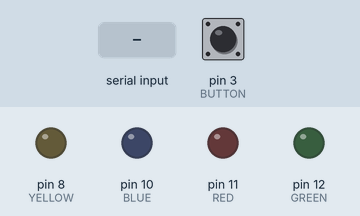
Recording of a sketch running on a simulated Arduino Uno, built with avr-gcc and run on an emulated ATmega328P. On the bench: output pins drawn as LEDs (lit = HIGH). Dashed ring = blinking. The inputs (shaded band) are chosen by the test bench; at power-on: pin 3 (BUTTON) LOW.

Above: at 1.2 s.
1.3 s: "1 90\n" received over Serial
At 1.8 s:
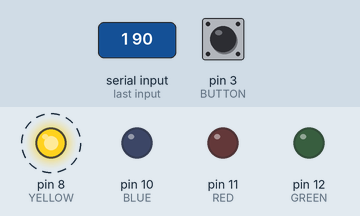
Timing chart, 0 to 10.3 s (numbered marks = the images above; inputs shaded):
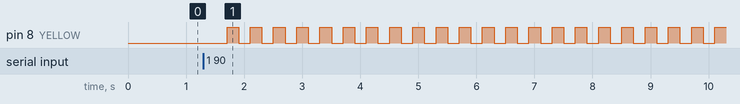

The sketch:

mc.ino
```cpp
#include <stdio.h>
#include <stdlib.h>
#include <Stepper.h>

// define pin numbers for LEDs and button
#define YELLOW 8
#define GREEN 12
#define RED 11
#define BLUE 10
#define BUTTON 3

// define pin numbers and steps for the stepper motors
#define STEPS_PER_REV 2048
#define MOTOR_SPEED 15
#define MOTOR1_PIN1 TODO
#define MOTOR1_PIN2 TODO
#define MOTOR1_PIN3 TODO
#define MOTOR1_PIN4 TODO

// size of the buffer that contains the instruction
#define BUF_SIZE 50

volatile bool flag;
int compartment;
int amount;
char data[BUF_SIZE];

// Stepper stepper(STEPS_PER_REV, MOTOR1_PIN1, MOTOR1_PIN2, MOTOR1_PIN3, MOTOR1_PIN4);

// SETUP:
//  sets the four LEDs to be outputs, the button to be an input
//  sets the button to be an interrupt
//  sets the LEDs to low
//  sets flag to zero
void setup() {
    Serial.begin(9600);
    // myStepper.setSpeed(MOTOR_SPEED);
    pinMode(YELLOW, OUTPUT);
    pinMode(BLUE, OUTPUT);
    pinMode(GREEN, OUTPUT);
    pinMode(RED, OUTPUT);
    pinMode(BUTTON, INPUT);
    attachInterrupt(digitalPinToInterrupt(BUTTON), isr, RISING);
    clear_LEDs();
    flag = 0;
}

// LOOP:
//  checks if there is data on the serial line
//  if there is, reads bytes into a buffer
//  parse the instruction, and then dispense medication
//  sets flag to indicate that medication has been dispensed, but not yet taken
void loop() {
    if (Serial.available()) {
        Serial.readBytesUntil('\n', data, BUF_SIZE);
        // Serial.print("You sent me: ");
        // Serial.println(data);
        parseDispense(data);
        resetBuf();
        // Serial.print("Compartment: ");
        // Serial.print(compartment);
        // Serial.print(" Amount: ");
        // Serial.println(amount);
        dispense(compartment, amount);
        flag = 1;
    }
}


// interrupt service routine bound to the button
void isr() {
    if (flag) {
        flag = 0;
        Serial.write(1);
        clear_LEDs();
    }
}

void parseDispense(char* str) {
    char* token = strtok(str, " ");
    compartment = atoi(token);
    token = strtok(NULL, " ");
    amount = atoi(token);
}

void resetBuf() {
    memset(data, 0, sizeof(data));
}

void clear_LEDs() {
    digitalWrite(YELLOW, LOW);
    digitalWrite(BLUE, LOW);
    digitalWrite(GREEN, LOW);
    digitalWrite(RED, LOW);
}

void dispense(int compartment, int amount) {
    for (int i = 0; i < amount; i++) {
        delay(200);
        clear_LEDs();
        delay(200);
        dispenseOne(compartment);


    }
}

void dispenseOne(int compartment) {
    if (compartment == 1) {
        digitalWrite(YELLOW, HIGH);
    } else if (compartment == 2) {
        digitalWrite(GREEN, HIGH);
    } else if (compartment == 3) {
        digitalWrite(RED, HIGH);
    } else if (compartment == 4) {
        digitalWrite(BLUE, HIGH);
    }
}
```

Measured:
- after the input at 1.3 s, pin 8 (YELLOW): alternates HIGH for 0.20 s and LOW for 0.20 s, starting after 0.41 s
